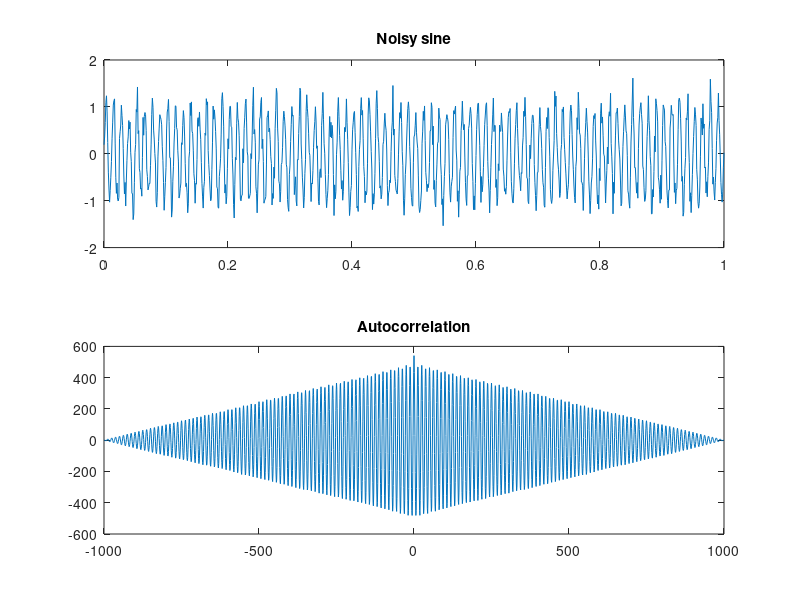

The MATLAB source for this figure:
clc; clear; close all;
Fs = 1000; t = 0:1/Fs:1;
x = sin(2*pi*80*t);
y = awgn(x,10,'measured'); % add noise, SNR = 10 dB
[r,lag] = xcorr(y); % autocorrelation
subplot(2,1,1); plot(t,y); title('Noisy sine');
subplot(2,1,2); plot(lag,r); title('Autocorrelation');
% Peak at lag 0; repeats every Fs/f = 12.5 samples.
% If awgn is missing: y = x + sqrt(mean(x.^2)/10)*randn(size(x));
